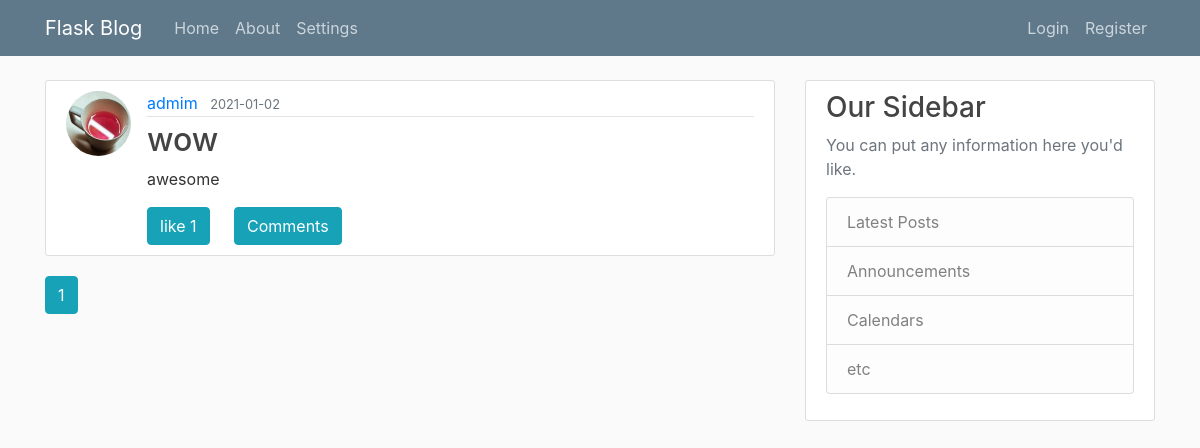
The page /home on the database its author committed.
### flaskblog/models.py (models this page shows, shortened)
class Post(db.Model):
    id = db.Column(db.Integer, primary_key=True)
    title = db.Column(db.String(100), nullable=False)
    date_posted = db.Column(db.DateTime, nullable=False, default=datetime.now)
    content = db.Column(db.Text, nullable=False)
    user_id = db.Column(db.Integer, db.ForeignKey('user.id'), nullable=False)
    likes = db.Column(db.Integer, default = 0)

class User(db.Model, UserMixin):
    id = db.Column(db.Integer, primary_key=True)
    username = db.Column(db.String(20), unique=True, nullable=False)
    email = db.Column(db.String(120), unique=True, nullable=False)
    image_file = db.Column(db.String(20), nullable=False, default='default.jpg')
    password = db.Column(db.String(60), nullable=False)
    posts = db.relationship('Post', backref='author', lazy=True)
    comments = db.relationship('Comment', backref='author', lazy=True)

### flaskblog/main/routes.py (the view)
@main.route("/")
@main.route("/home")
def home():
    page = request.args.get('page', 1, type=int)
    posts = Post.query.order_by(Post.date_posted.desc()).paginate(page=page, per_page=5)
    return render_template('home.html', posts=posts)

### flaskblog/templates/home.html (shortened to what this page needs)
{% extends "layout.html" %}
{% block content %}
    {% for post in posts.items %}
        <article class="media content-section">
          <img class="rounded-circle article-img" src="{{ url_for('static', filename='profile_pics/' + post.author.image_file) }}">
          <div class="media-body article-body">
            <div class="article-metadata">
              <a class="mr-2" href="{{ url_for('users.user_posts', username=post.author.username) }}">{{ post.author.username }}</a>
              <small class="text-muted">{{ post.date_posted.strftime('%Y-%m-%d') }}</small>
            </div>
            <h2><a class="article-title" href="{{ url_for('posts.post', post_id=post.id) }}">{{ post.title }}</a></h2>
            <p class="article-content">{{ post.content }}</p>
            <div>
                <span class="btn btn-info like" ref="{{post.id}}">
                    like
                    <span id="like_count{{post.id}}" >{{post.likes}}</span>
                </span>
                <button type="button" class="btn btn-primary btn-info comment-btn" ref="{{post.id}}" data-toggle="modal" data-target="#modal{{post.id}}">
                    Comments
                </button>
            </div>
          </div>
        </article>
    {% endfor %}
    {% for page_num in posts.iter_pages(left_edge=1, right_edge=1, left_current=1, right_current=2) %}
      {% if page_num %}
        {% if posts.page == page_num %}
          <a class="btn btn-info mb-4" href="{{ url_for('main.home', page=page_num) }}">{{ page_num }}</a>
        {% else %}
          <a class="btn btn-outline-info mb-4" href="{{ url_for('main.home', page=page_num) }}">{{ page_num }}</a>
        {% endif %}
      {% else %}
        ...
      {% endif %}
    {% endfor %}
{% endblock content %}

### flaskblog/templates/layout.html (shortened to what this page needs)
<!DOCTYPE html>
<html>
<head>
    <link rel="stylesheet" type="text/css" href="{{ url_for('static', filename='bootstrap.css') }}">
    <link rel="stylesheet" type="text/css" href="{{ url_for('static', filename='main.css') }}">
    <link rel="stylesheet" type="text/css" href="{{ url_for('static', filename='bootoast.css') }}">
</head>
<body>
    <header class="site-header">
      <nav class="navbar navbar-expand-md navbar-dark bg-steel fixed-top">
        <div class="container">
          <a class="navbar-brand mr-4" href="/">Flask Blog</a>
          <div class="collapse navbar-collapse" id="navbarToggle">
            <div class="navbar-nav mr-auto">
              <a class="nav-item nav-link" href="{{ url_for('main.home') }}">Home</a>
              <a class="nav-item nav-link" href="{{ url_for('main.about') }}">About</a>
              <a class="nav-item nav-link" href="{{ url_for('main.settings') }}">Settings</a>
            </div>
            <div class="navbar-nav">
              {% if current_user.is_authenticated %}
                <a class="nav-item nav-link" href="{{ url_for('posts.new_post') }}">New Post</a>
                <a class="nav-item nav-link" href="{{ url_for('users.account') }}">Account</a>
                <a class="nav-item nav-link" href="{{ url_for('users.logout') }}">Logout</a>
              {% else %}
                <a class="nav-item nav-link" href="{{ url_for('users.login') }}">Login</a>
                <a class="nav-item nav-link" href="{{ url_for('users.register') }}">Register</a>
              {% endif %}
            </div>
          </div>
        </div>
      </nav>
    </header>
    <main role="main" class="container">
      <div class="row">
        <div class="col-md-8">
          {% block content %}{% endblock %}
        </div>
        <div class="col-md-4">
          <div class="content-section">
            <h3>Our Sidebar</h3>
            <p class='text-muted'>You can put any information here you'd like.
              <ul class="list-group">
                <li class="list-group-item list-group-item-light">Latest Posts</li>
                <li class="list-group-item list-group-item-light">Announcements</li>
                <li class="list-group-item list-group-item-light">Calendars</li>
                <li class="list-group-item list-group-item-light">etc</li>
              </ul>
            </p>
          </div>
        </div>
      </div>
    </main>
</body>
</html>

### flaskblog/static/main.css (style rules this page uses)
body { background: #fafafa; color: #333333; margin-top: 5rem; }
h1, h2, h3, h4, h5, h6 { color: #444444; }
.bg-steel { background-color: #5f788a; }
.site-header .navbar-nav .nav-link { color: #cbd5db; }
.content-section { background: #ffffff; padding: 10px 20px; border: 1px solid #dddddd; border-radius: 3px; margin-bottom: 20px; }
.article-title { color: #444444; }
.article-body { width:100%; }
.article-content { width: 100%; word-wrap:break-word; white-space: pre-line; }
.article-img { height: 65px; width: 65px; margin-right: 16px; }
.article-metadata { padding-bottom: 1px; margin-bottom: 4px; border-bottom: 1px solid #e3e3e3 }
.like { margin-right: 20px; }

### rows shown on the page
Post: image_file (picture), author.username "admim", date_posted "2021-01-02", title "wow", content "awesome", likes "1"

### other values the page prints
{{ page_num }} "1"
